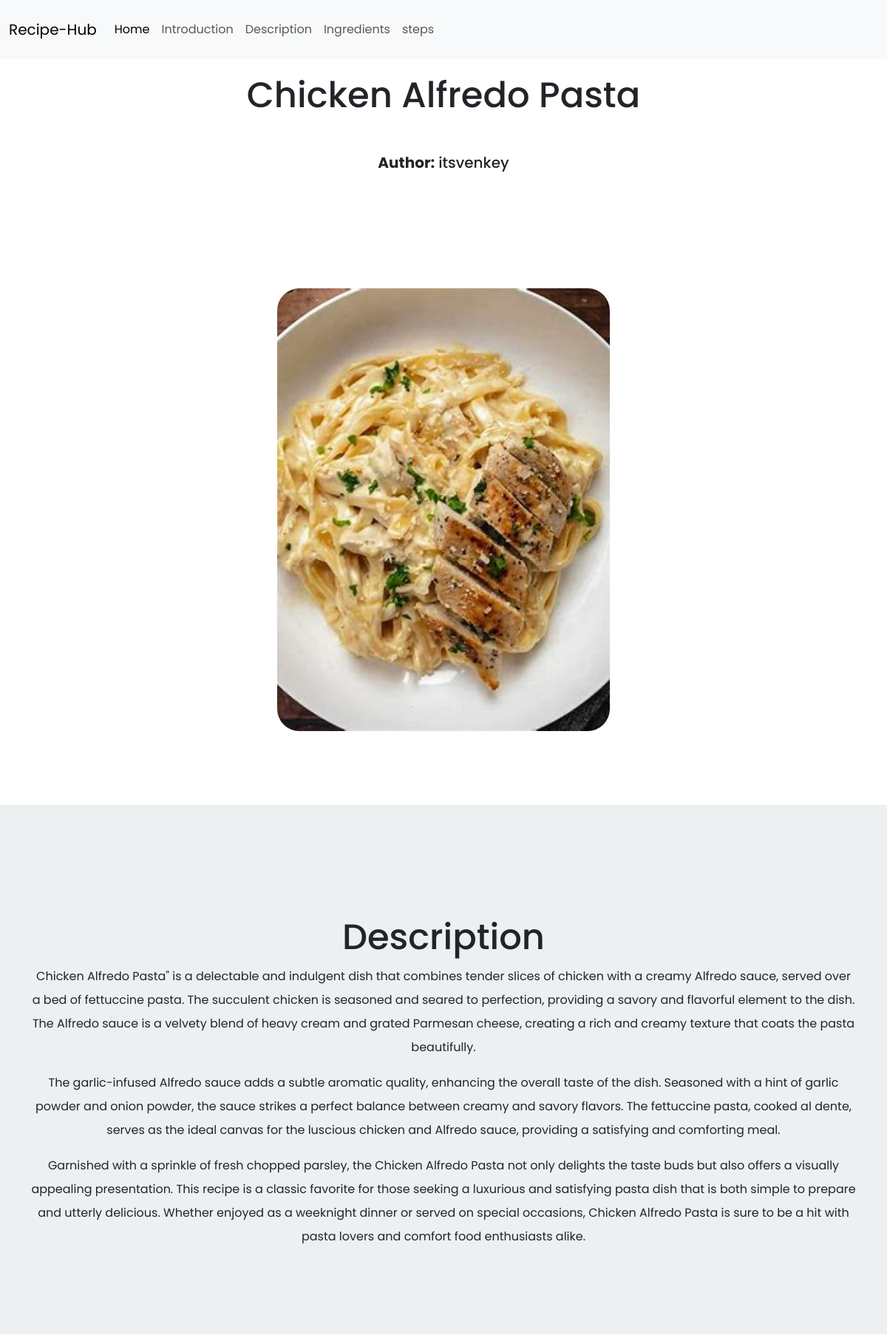
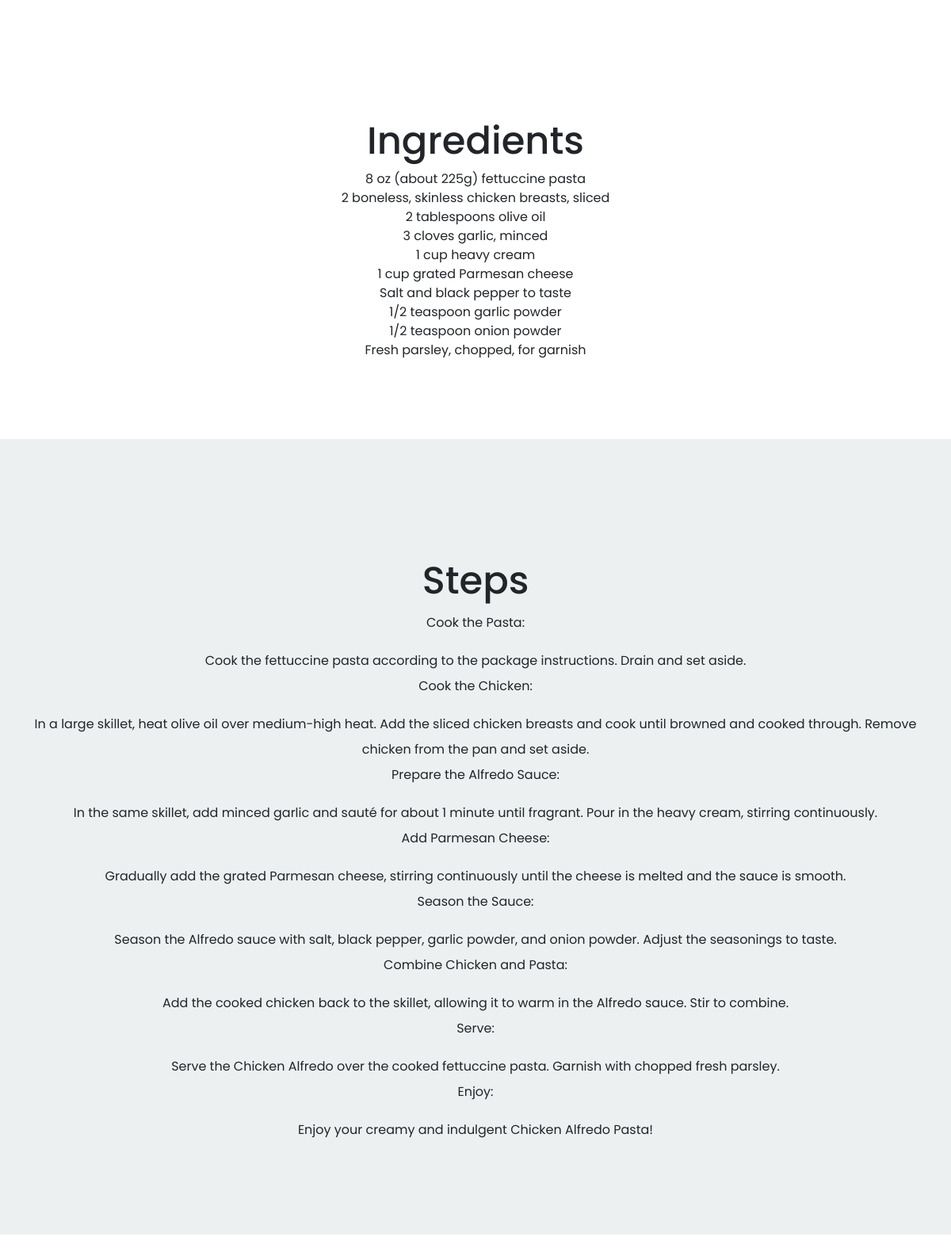
Screenshot of /details/17/ with the database file from the repository (2 pictures, top to bottom).
### webapp/models.py (models this page shows, shortened)
class recipe(models.Model):
    name = models.CharField(max_length=100)
    author = models.ForeignKey(User,on_delete=models.CASCADE,)
    ingredients = models.TextField()
    steps = models.TextField()
    description = models.TextField()
    created_on = models.DateTimeField(auto_now_add = True)
    image = models.ImageField(upload_to='recipe_images/')

### webapp/views.py (the view)
# urls.py: path('details/<int:pk>/',details,name='details'),
def details(request,pk):
    recipe_detail = recipe.objects.get(id = pk)
    context ={
        'recipe_detail':recipe_detail
    }
    return render(request,'webapp/details.html',context)

### webapp/templates/webapp/details.html (shortened to what this page needs)
{% extends 'webapp/base.html' %}
{% block navbar %}
    {% include 'webapp/details_navbar.html' %}
{% endblock %}
{% block page_title %}
    <body style="margin-top: 100px;">
        <div class="container mt-5">
            <h1>{{ recipe_detail.name }}</h1>
        </div>
        <div class="container text-center">
            <h5><strong>Author:</strong> {{ recipe_detail.author }}</h5>
        </div>
    </body>
{% endblock %}
{% block page_content %}
    <head>
    </head>
    <body>
        <div class="section">
            <div class="container">
                <img src="{{ recipe_detail.image.url }}" alt="">
            </div>
        </div>
        <div id="description" class="section bg-light">
            <div class="container text-center">
                <h1>Description</h1>
                <div>
                    {{ recipe_detail.description | linebreaks }}
                </div>
            </div>
        </div>
        <div id="ingredients" class="section">
            <div class="container text-center">
                <h1>Ingredients</h1>
                <div>
                    {{ recipe_detail.ingredients | linebreaksbr }}
                </div>
            </div>
        </div>
        <div id="steps" class="section bg-light">
            <div class="container text-center">
                <h1>Steps</h1>
                <div>
                    {{ recipe_detail.steps | linebreaks }}
                </div>
            </div>
        </div>
    </body>
{% endblock %}

### webapp/templates/webapp/base.html (style rules this page uses)
body { font-family: "Poppins", sans-serif; }
html { scroll-behavior: smooth; padding-bottom: 50px; }

### webapp/templates/webapp/details.html (style rules this page uses)
img { width: 100%; max-width: 450px; height: auto; margin: auto; display: block; border-radius: 30px; }
.container { margin-top: 50px; }
h1 { text-align: center; }
p { line-height: 2rem; }
body { scroll-behavior: smooth; }
.section { padding: 100px 0; }

### rows the page displays
recipe: name "Chicken Alfredo Pasta", author "itsvenkey", image (picture), description "Chicken Alfredo Pasta\" is a delectable and indulgent dish that combines tender slices of chicken with a creamy Alfredo sauce, served over a bed of fettuccine pasta. The succulent chicken is seasoned and seared to perfection, providing a savory and flavorful element to the dish. The Alfredo sauce is a velvety blend of heavy cream and grated Parmesan cheese, creating a rich and creamy texture that coats the pasta beautifully. The garlic-infused Alfredo sauce adds a subtle aromatic quality, enhancing the overall taste of the dish. Seasoned with a hint of garlic powder and onion powder, the sauce strikes a perfect balance between creamy and savory flavors. The fettuccine pasta, cooked al dente,…", ingredients "8 oz (about 225g) fettuccine pasta 2 boneless, skinless chicken breasts, sliced 2 tablespoons olive oil 3 cloves garlic, minced 1 cup heavy cream 1 cup grated Parmesan cheese Salt and black pepper to taste 1/2 teaspoon garlic powder 1/2 teaspoon onion powder Fresh parsley, chopped, for garnish", steps "Cook the Pasta: Cook the fettuccine pasta according to the package instructions. Drain and set aside. Cook the Chicken: In a large skillet, heat olive oil over medium-high heat. Add the sliced chicken breasts and cook until browned and cooked through. Remove chicken from the pan and set aside. Prepare the Alfredo Sauce: In the same skillet, add minced garlic and sauté for about 1 minute until fragrant. Pour in the heavy cream, stirring continuously. Add Parmesan Cheese: Gradually add the grated Parmesan cheese, stirring continuously until the cheese is melted and the sauce is smooth. Season the Sauce: Season the Alfredo sauce with salt, black pepper, garlic powder, and onion powder. Adjust…"
